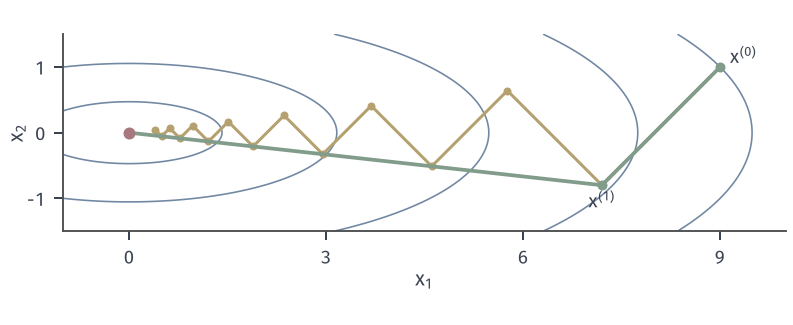

Source code (Python):
from pathlib import Path
import sys
ROOT = next(p for p in Path(__file__).resolve().parents if (p/'build.sh').is_file() and (p/'tex/book.tex').is_file())
sys.path.insert(0, str(ROOT/'figures/00-shared/mathematical-preliminaries-upper/00-shared/comprehension-figures'))
from support import figure, save, BLUE, GREEN, YELLOW, RED, PURPLE, INK, MUTED, GRID, BLUE_FILL, GREEN_FILL, YELLOW_FILL, RED_FILL, PURPLE_FILL
import numpy as np
HERE = Path(__file__).resolve().parent
STROKE = '#4C4D4F'
def panel(fig, left, right, top, bottom, wspace=.25, hspace=.2):
    fig.set_layout_engine(None)
    fig.subplots_adjust(left=left, right=right, top=top, bottom=bottom, wspace=wspace, hspace=hspace)
def tag(fig, ax, s, y=None, d=.085):
    p = ax.get_position(); fig.text((p.x0+p.x1)/2, (p.y0-d) if y is None else y, s, ha='center', va='top')
# 贯穿例：f(x)=(x1^2+9 x2^2)/2，x0=(9,1)，mu=1，L=9，kappa=9。
H = np.array([1., 9.]); X0 = np.array([9., 1.])
def f_ex(x): return .5*(H*np.asarray(x)**2).sum(-1)
def contour_ex(ax, xr, yr, levels):
    X,Y = np.meshgrid(np.linspace(*xr,700), np.linspace(*yr,500))
    ax.contour(X,Y,.5*(X**2+9*Y**2),levels=levels,colors=[BLUE],linewidths=.65)
def path(ax, P, c, ms=3.2, lw=1.2, **k):
    P=np.asarray(P); ax.plot(P[:,0],P[:,1],'-o',color=c,lw=lw,ms=ms,mew=0,zorder=4,**k)
def opt(ax, x=0, y=0): ax.plot([x],[y],'o',ms=4.8,color=RED,mew=0,zorder=6)
# 贯穿例：最速下降 vs 共轭梯度（精确线搜索）。
fig,ax=figure(width_mm=112,height_mm=46)
panel(fig,.08,.99,.98,.2)
P=[X0.copy()]
for t in range(14):
    g=H*P[-1]; a=(g@g)/(g@(H*g)); P.append(P[-1]-a*g)
Q=np.array([[9,1],[7.2,-.8],[0,0]])
contour_ex(ax,(-1,10),(-1.5,1.5),[1,5,15,30,45]); path(ax,P,YELLOW); path(ax,Q,GREEN,lw=1.5,ms=4); opt(ax)
ax.text(9.15,1.05,'$x^{(0)}$',fontsize=7.5); ax.text(7.2,-1.15,'$x^{(1)}$',fontsize=7.5,ha='center')
ax.set_xlim(-1,10); ax.set_ylim(-1.5,1.5); ax.set_aspect('equal'); ax.set_xticks([0,3,6,9]); ax.set_yticks([-1,0,1]); ax.set_xlabel('$x_1$',labelpad=1); ax.set_ylabel('$x_2$',labelpad=0)
save(fig,HERE,'figure',{'cg_points':[[9,1],[7.2,-.8],[0,0]]})
